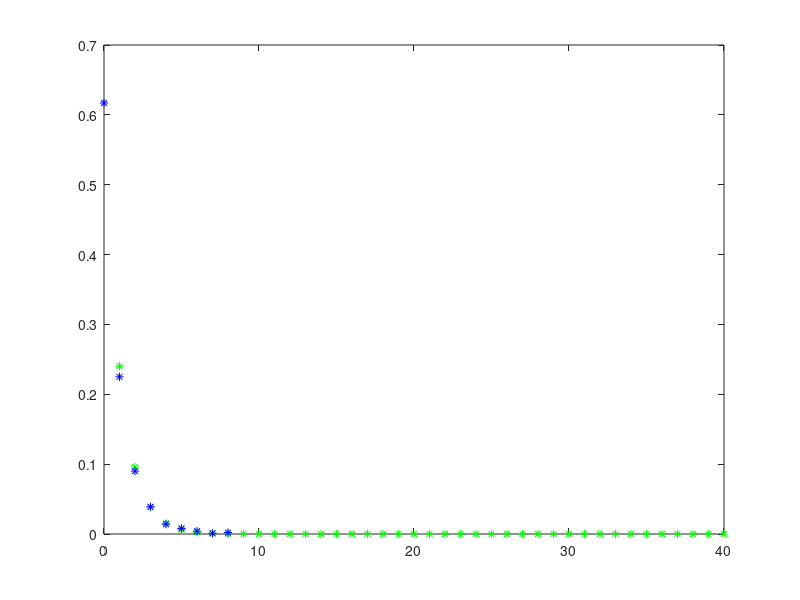

Recreate this plot in MATLAB.
pkg load statistics

p = 0.6;
N = 1000;

X = zeros(1, N);
for i=1:N
  while rand() >= p
    X(i) += 1; 
  endwhile
endfor


U_X = unique(X);
N_X = hist(X, length(U_X));
F_X = N_X/N;


plot(1:40, geopdf(1:40, p), 'g*');
hold on; 
plot(U_X, F_X, 'b*');
